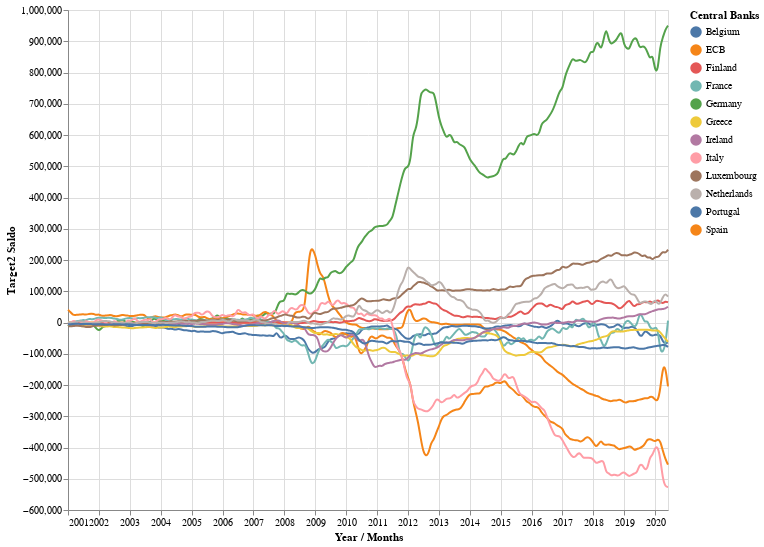

Notebook source saved alongside this figure:
### Code cell
#hide-input
ecb.plot_time_series_with_vertical_selector(df_average, 'Year / Months', 'Target2 Saldo', 'Central Banks')

### Figure 1 — Vega-Lite specification as saved in the notebook (floating-point values rounded to 4 significant figures; data arrays with more than 128 entries replaced by an {"elided": "..."} marker saying what was removed)
{"config": {"view": {"continuousWidth": 400, "continuousHeight": 300}}, "layer": [{"mark": {"type": "line", "interpolate": "basis"}, "encoding": {"color": {"type": "nominal", "field": "Central Banks"}, "x": {"type": "temporal", "field": "Year / Months"}, "y": {"type": "quantitative", "field": "Target2 Saldo"}}}, {"mark": "point", "encoding": {"opacity": {"value": 0}, "x": {"type": "temporal", "field": "Year / Months"}}, "selection": {"selector002": {"type": "single", "nearest": true, "on": "mouseover", "fields": ["Year / Months"], "empty": "none"}}}, {"mark": "point", "encoding": {"color": {"type": "nominal", "field": "Central Banks"}, "opacity": {"condition": {"value": 1, "selection": "selector002"}, "value": 0}, "x": {"type": "temporal", "field": "Year / Months"}, "y": {"type": "quantitative", "field": "Target2 Saldo"}}}, {"mark": {"type": "rule", "color": "gray"}, "encoding": {"x": {"type": "temporal", "field": "Year / Months"}}, "transform": [{"filter": {"selection": "selector002"}}]}, {"mark": {"type": "text", "align": "left", "dx": 5, "dy": -5}, "encoding": {"color": {"type": "nominal", "field": "Central Banks"}, "text": {"condition": {"type": "quantitative", "field": "Target2 Saldo", "selection": "selector002"}, "value": " "}, "x": {"type": "temporal", "field": "Year / Months"}, "y": {"type": "quantitative", "field": "Target2 Saldo"}}}], "data": {"name": "data-9df765dc50eb27a2db3855fcf25d00fd"}, "height": 500, "width": 600, "$schema": "https://vega.github.io/schema/vega-lite/v4.8.1.json", "datasets": {"data-9df765dc50eb27a2db3855fcf25d00fd": {"elided": "2808 records"}}}
